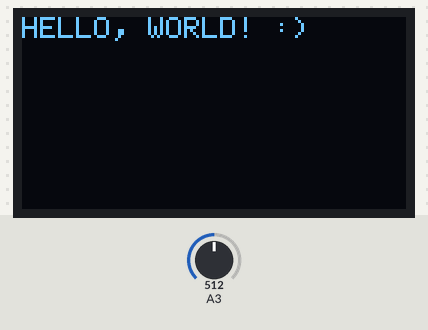
A sketch run on a simulated Arduino Uno, built with avr-gcc and run on an emulated ATmega328P. Shown: 128×64 one-colour display. The test bench sets the inputs (shaded band); at power-on: A3 = 512. What the sketch prints to the serial monitor is not drawn.

Above: at 2.1 s.
At 4.2 s:
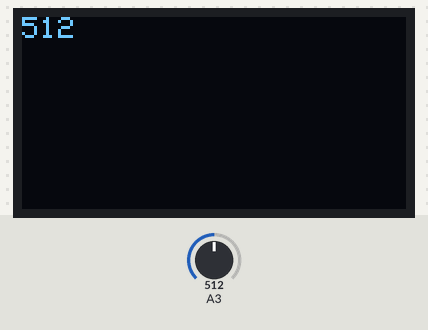
4.3 s: A3 set to 716
At 5.3 s:
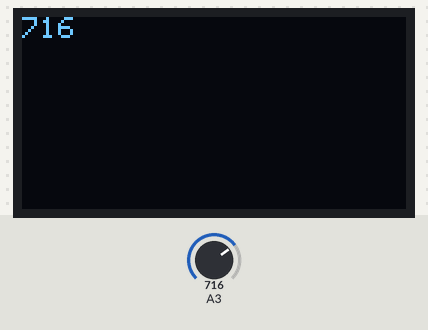
5.9 s: A3 set to 900
At 7.2 s:
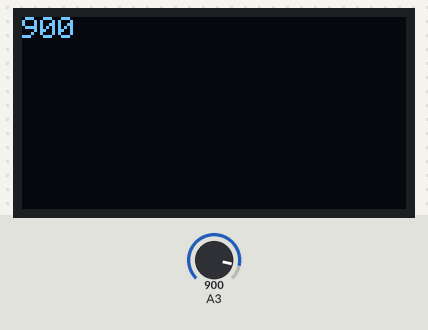
7.5 s: A3 set to 1023
At 8.1 s:
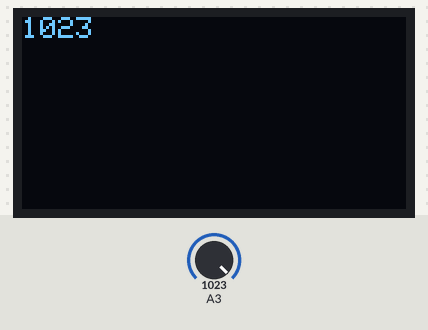
Timing chart, 0 to 10.5 s (numbered marks = the images above; inputs shaded):
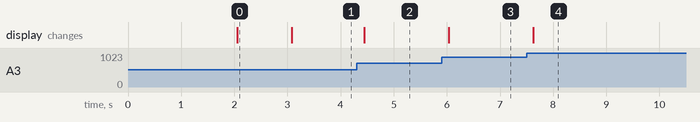

The sketch:

Testing-TCRT5000-sensor.ino
```cpp
#include <SPI.h>
#include <Wire.h>
#include <Adafruit_GFX.h>
#include <Adafruit_SSD1306.h>

#define SCREEN_WIDTH 128 // OLED display width, in pixels
#define SCREEN_HEIGHT 64 // OLED display height, in pixels

// Declaration for an SSD1306 display connected to I2C (SDA, SCL pins)
#define OLED_RESET     -1 // Reset pin # (or -1 if sharing Arduino reset pin)
Adafruit_SSD1306 OLED(SCREEN_WIDTH, SCREEN_HEIGHT, &Wire, OLED_RESET);


#define middleSensorReading analogRead(A3)


void setup() {
  Serial.begin(9600);

  // SSD1306_SWITCHCAPVCC = generate display voltage from 3.3V internally
  if(!OLED.begin(SSD1306_SWITCHCAPVCC, 0x3C)) { // Address 0x3D for 128x64
    Serial.println(F("SSD1306 allocation failed"));
    //for(;;); // Don't proceed, loop forever
  }

  delay(2000); // Pause for 2 seconds
  OLED.clearDisplay();
  OLED.setTextSize(1);
  OLED.setTextColor(WHITE);
  OLED.setCursor(0,0);
  //DISPLAY static text
  OLED.println("HELLO, WORLD! :)");
  OLED.display();
  delay(1000);
}

void loop() {
  OLED.clearDisplay();
  OLED.setCursor(0,0);
  OLED.println(middleSensorReading);
  OLED.display();
  Serial.println(middleSensorReading);
  delay(200);

}
```

Measured:
- after the input at 4.3 s, the display: changes after 0.15 s (image 2)
- after the input at 5.9 s, the display: changes after 0.14 s (image 3)
- after the input at 7.5 s, the display: changes after 0.13 s (image 4)
- what the display in image 0 shows lasts 1.0 s, from 2.1 s to 3.1 s
